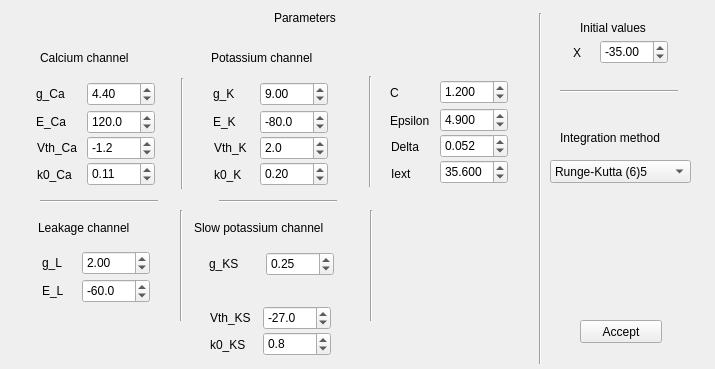
<?xml version="1.0" encoding="UTF-8"?>
<ui version="4.0">
 <class>NM_GUI_Ghigliazza_Holmes_2004</class>
 <widget class="QWidget" name="NM_GUI_Ghigliazza_Holmes_2004">
  <property name="windowModality">
   <enum>Qt::ApplicationModal</enum>
  </property>
  <property name="geometry">
   <rect>
    <x>0</x>
    <y>0</y>
    <width>715</width>
    <height>369</height>
   </rect>
  </property>
  <property name="windowTitle">
   <string>Ghigliazza-Holmes (2004) neuron model</string>
  </property>
  <widget class="QLabel" name="label_34">
   <property name="geometry">
    <rect>
     <x>36</x>
     <y>86</y>
     <width>61</width>
     <height>15</height>
    </rect>
   </property>
   <property name="text">
    <string>g_Ca</string>
   </property>
  </widget>
  <widget class="Line" name="line_9">
   <property name="geometry">
    <rect>
     <x>530</x>
     <y>13</y>
     <width>20</width>
     <height>351</height>
    </rect>
   </property>
   <property name="orientation">
    <enum>Qt::Vertical</enum>
   </property>
  </widget>
  <widget class="QDoubleSpinBox" name="doubleSpinBox_v">
   <property name="geometry">
    <rect>
     <x>600</x>
     <y>40</y>
     <width>68</width>
     <height>24</height>
    </rect>
   </property>
   <property name="decimals">
    <number>2</number>
   </property>
   <property name="minimum">
    <double>-999.000000000000000</double>
   </property>
   <property name="maximum">
    <double>999.000000000000000</double>
   </property>
   <property name="value">
    <double>-35.000000000000000</double>
   </property>
  </widget>
  <widget class="QDoubleSpinBox" name="doubleSpinBox_ek">
   <property name="geometry">
    <rect>
     <x>260</x>
     <y>110</y>
     <width>68</width>
     <height>24</height>
    </rect>
   </property>
   <property name="decimals">
    <number>1</number>
   </property>
   <property name="minimum">
    <double>-999.000000000000000</double>
   </property>
   <property name="maximum">
    <double>1000.000000000000000</double>
   </property>
   <property name="value">
    <double>-80.000000000000000</double>
   </property>
  </widget>
  <widget class="Line" name="line_6">
   <property name="geometry">
    <rect>
     <x>172</x>
     <y>78</y>
     <width>20</width>
     <height>111</height>
    </rect>
   </property>
   <property name="orientation">
    <enum>Qt::Vertical</enum>
   </property>
  </widget>
  <widget class="QLabel" name="label_47">
   <property name="geometry">
    <rect>
     <x>214</x>
     <y>167</y>
     <width>61</width>
     <height>15</height>
    </rect>
   </property>
   <property name="text">
    <string>k0_K</string>
   </property>
  </widget>
  <widget class="QLabel" name="label_88">
   <property name="geometry">
    <rect>
     <x>391</x>
     <y>139</y>
     <width>61</width>
     <height>15</height>
    </rect>
   </property>
   <property name="text">
    <string>Delta</string>
   </property>
  </widget>
  <widget class="QDoubleSpinBox" name="doubleSpinBox_gks">
   <property name="geometry">
    <rect>
     <x>266</x>
     <y>252</y>
     <width>68</width>
     <height>24</height>
    </rect>
   </property>
   <property name="minimum">
    <double>-99.000000000000000</double>
   </property>
   <property name="singleStep">
    <double>0.100000000000000</double>
   </property>
   <property name="value">
    <double>0.250000000000000</double>
   </property>
  </widget>
  <widget class="QLabel" name="label_40">
   <property name="geometry">
    <rect>
     <x>37</x>
     <y>167</y>
     <width>61</width>
     <height>15</height>
    </rect>
   </property>
   <property name="text">
    <string>k0_Ca</string>
   </property>
  </widget>
  <widget class="QDoubleSpinBox" name="doubleSpinBox_gl">
   <property name="geometry">
    <rect>
     <x>82</x>
     <y>251</y>
     <width>68</width>
     <height>24</height>
    </rect>
   </property>
   <property name="minimum">
    <double>-99.000000000000000</double>
   </property>
   <property name="singleStep">
    <double>0.100000000000000</double>
   </property>
   <property name="value">
    <double>2.000000000000000</double>
   </property>
  </widget>
  <widget class="QDoubleSpinBox" name="doubleSpinBox_gk">
   <property name="geometry">
    <rect>
     <x>260</x>
     <y>82</y>
     <width>68</width>
     <height>24</height>
    </rect>
   </property>
   <property name="minimum">
    <double>-99.000000000000000</double>
   </property>
   <property name="singleStep">
    <double>0.100000000000000</double>
   </property>
   <property name="value">
    <double>9.000000000000000</double>
   </property>
  </widget>
  <widget class="QLabel" name="label_45">
   <property name="geometry">
    <rect>
     <x>214</x>
     <y>140</y>
     <width>61</width>
     <height>15</height>
    </rect>
   </property>
   <property name="text">
    <string>Vth_K</string>
   </property>
  </widget>
  <widget class="Line" name="line_8">
   <property name="geometry">
    <rect>
     <x>360</x>
     <y>76</y>
     <width>20</width>
     <height>111</height>
    </rect>
   </property>
   <property name="orientation">
    <enum>Qt::Vertical</enum>
   </property>
  </widget>
  <widget class="QDoubleSpinBox" name="doubleSpinBox_i">
   <property name="geometry">
    <rect>
     <x>440</x>
     <y>160</y>
     <width>68</width>
     <height>24</height>
    </rect>
   </property>
   <property name="decimals">
    <number>3</number>
   </property>
   <property name="minimum">
    <double>-99.000000000000000</double>
   </property>
   <property name="singleStep">
    <double>0.100000000000000</double>
   </property>
   <property name="value">
    <double>35.600000000000001</double>
   </property>
  </widget>
  <widget class="QLabel" name="label_59">
   <property name="geometry">
    <rect>
     <x>209</x>
     <y>256</y>
     <width>61</width>
     <height>15</height>
    </rect>
   </property>
   <property name="text">
    <string>g_KS</string>
   </property>
  </widget>
  <widget class="QLabel" name="label_38">
   <property name="geometry">
    <rect>
     <x>36</x>
     <y>114</y>
     <width>61</width>
     <height>15</height>
    </rect>
   </property>
   <property name="text">
    <string>E_Ca</string>
   </property>
  </widget>
  <widget class="Line" name="line_10">
   <property name="geometry">
    <rect>
     <x>40</x>
     <y>200</y>
     <width>118</width>
     <height>3</height>
    </rect>
   </property>
   <property name="orientation">
    <enum>Qt::Horizontal</enum>
   </property>
  </widget>
  <widget class="QLabel" name="label_89">
   <property name="geometry">
    <rect>
     <x>390</x>
     <y>113</y>
     <width>61</width>
     <height>15</height>
    </rect>
   </property>
   <property name="text">
    <string>Epsilon</string>
   </property>
  </widget>
  <widget class="QDoubleSpinBox" name="doubleSpinBox_el">
   <property name="geometry">
    <rect>
     <x>82</x>
     <y>279</y>
     <width>68</width>
     <height>24</height>
    </rect>
   </property>
   <property name="decimals">
    <number>1</number>
   </property>
   <property name="minimum">
    <double>-999.000000000000000</double>
   </property>
   <property name="maximum">
    <double>999.000000000000000</double>
   </property>
   <property name="value">
    <double>-60.000000000000000</double>
   </property>
  </widget>
  <widget class="QLabel" name="label_44">
   <property name="geometry">
    <rect>
     <x>213</x>
     <y>86</y>
     <width>61</width>
     <height>15</height>
    </rect>
   </property>
   <property name="text">
    <string>g_K</string>
   </property>
  </widget>
  <widget class="QLabel" name="label_61">
   <property name="geometry">
    <rect>
     <x>210</x>
     <y>310</y>
     <width>61</width>
     <height>15</height>
    </rect>
   </property>
   <property name="text">
    <string>Vth_KS</string>
   </property>
  </widget>
  <widget class="QLabel" name="label_62">
   <property name="geometry">
    <rect>
     <x>42</x>
     <y>255</y>
     <width>61</width>
     <height>15</height>
    </rect>
   </property>
   <property name="text">
    <string>g_L</string>
   </property>
  </widget>
  <widget class="QLabel" name="label_83">
   <property name="geometry">
    <rect>
     <x>390</x>
     <y>85</y>
     <width>61</width>
     <height>15</height>
    </rect>
   </property>
   <property name="text">
    <string>C</string>
   </property>
  </widget>
  <widget class="QLabel" name="label_46">
   <property name="geometry">
    <rect>
     <x>213</x>
     <y>114</y>
     <width>61</width>
     <height>15</height>
    </rect>
   </property>
   <property name="text">
    <string>E_K</string>
   </property>
  </widget>
  <widget class="QLabel" name="label_39">
   <property name="geometry">
    <rect>
     <x>37</x>
     <y>140</y>
     <width>61</width>
     <height>15</height>
    </rect>
   </property>
   <property name="text">
    <string>Vth_Ca</string>
   </property>
  </widget>
  <widget class="QDoubleSpinBox" name="doubleSpinBox_vthks">
   <property name="geometry">
    <rect>
     <x>263</x>
     <y>306</y>
     <width>68</width>
     <height>24</height>
    </rect>
   </property>
   <property name="decimals">
    <number>1</number>
   </property>
   <property name="minimum">
    <double>-99.000000000000000</double>
   </property>
   <property name="singleStep">
    <double>0.100000000000000</double>
   </property>
   <property name="value">
    <double>-27.000000000000000</double>
   </property>
  </widget>
  <widget class="QDoubleSpinBox" name="doubleSpinBox_eca">
   <property name="geometry">
    <rect>
     <x>87</x>
     <y>110</y>
     <width>68</width>
     <height>24</height>
    </rect>
   </property>
   <property name="decimals">
    <number>1</number>
   </property>
   <property name="maximum">
    <double>1000.000000000000000</double>
   </property>
   <property name="singleStep">
    <double>1.000000000000000</double>
   </property>
   <property name="value">
    <double>120.000000000000000</double>
   </property>
  </widget>
  <widget class="QDoubleSpinBox" name="doubleSpinBox_epsilon">
   <property name="geometry">
    <rect>
     <x>440</x>
     <y>108</y>
     <width>68</width>
     <height>24</height>
    </rect>
   </property>
   <property name="decimals">
    <number>3</number>
   </property>
   <property name="minimum">
    <double>-99.000000000000000</double>
   </property>
   <property name="singleStep">
    <double>0.100000000000000</double>
   </property>
   <property name="value">
    <double>4.900000000000000</double>
   </property>
  </widget>
  <widget class="QDoubleSpinBox" name="doubleSpinBox_vthk">
   <property name="geometry">
    <rect>
     <x>260</x>
     <y>136</y>
     <width>68</width>
     <height>24</height>
    </rect>
   </property>
   <property name="decimals">
    <number>1</number>
   </property>
   <property name="minimum">
    <double>-99.000000000000000</double>
   </property>
   <property name="singleStep">
    <double>0.100000000000000</double>
   </property>
   <property name="value">
    <double>2.000000000000000</double>
   </property>
  </widget>
  <widget class="QDoubleSpinBox" name="doubleSpinBox_vthca">
   <property name="geometry">
    <rect>
     <x>87</x>
     <y>136</y>
     <width>68</width>
     <height>24</height>
    </rect>
   </property>
   <property name="decimals">
    <number>1</number>
   </property>
   <property name="minimum">
    <double>-99.000000000000000</double>
   </property>
   <property name="singleStep">
    <double>0.100000000000000</double>
   </property>
   <property name="value">
    <double>-1.200000000000000</double>
   </property>
  </widget>
  <widget class="QLabel" name="label_65">
   <property name="geometry">
    <rect>
     <x>210</x>
     <y>337</y>
     <width>61</width>
     <height>15</height>
    </rect>
   </property>
   <property name="text">
    <string>k0_KS</string>
   </property>
  </widget>
  <widget class="QLabel" name="label_90">
   <property name="geometry">
    <rect>
     <x>391</x>
     <y>166</y>
     <width>61</width>
     <height>15</height>
    </rect>
   </property>
   <property name="text">
    <string>Iext</string>
   </property>
  </widget>
  <widget class="QDoubleSpinBox" name="doubleSpinBox_gca">
   <property name="geometry">
    <rect>
     <x>87</x>
     <y>82</y>
     <width>68</width>
     <height>24</height>
    </rect>
   </property>
   <property name="minimum">
    <double>-99.000000000000000</double>
   </property>
   <property name="singleStep">
    <double>0.100000000000000</double>
   </property>
   <property name="value">
    <double>4.400000000000000</double>
   </property>
  </widget>
  <widget class="QDoubleSpinBox" name="doubleSpinBox_Cm">
   <property name="geometry">
    <rect>
     <x>440</x>
     <y>80</y>
     <width>68</width>
     <height>24</height>
    </rect>
   </property>
   <property name="decimals">
    <number>3</number>
   </property>
   <property name="minimum">
    <double>-99.000000000000000</double>
   </property>
   <property name="singleStep">
    <double>0.100000000000000</double>
   </property>
   <property name="value">
    <double>1.200000000000000</double>
   </property>
  </widget>
  <widget class="QDoubleSpinBox" name="doubleSpinBox_kk">
   <property name="geometry">
    <rect>
     <x>260</x>
     <y>162</y>
     <width>68</width>
     <height>24</height>
    </rect>
   </property>
   <property name="minimum">
    <double>-99.000000000000000</double>
   </property>
   <property name="singleStep">
    <double>0.100000000000000</double>
   </property>
   <property name="value">
    <double>0.200000000000000</double>
   </property>
  </widget>
  <widget class="QDoubleSpinBox" name="doubleSpinBox_kks">
   <property name="geometry">
    <rect>
     <x>263</x>
     <y>332</y>
     <width>68</width>
     <height>24</height>
    </rect>
   </property>
   <property name="decimals">
    <number>1</number>
   </property>
   <property name="minimum">
    <double>-99.000000000000000</double>
   </property>
   <property name="singleStep">
    <double>0.100000000000000</double>
   </property>
   <property name="value">
    <double>0.800000000000000</double>
   </property>
  </widget>
  <widget class="QDoubleSpinBox" name="doubleSpinBox_delta">
   <property name="geometry">
    <rect>
     <x>440</x>
     <y>134</y>
     <width>68</width>
     <height>24</height>
    </rect>
   </property>
   <property name="decimals">
    <number>3</number>
   </property>
   <property name="minimum">
    <double>-99.000000000000000</double>
   </property>
   <property name="singleStep">
    <double>0.001000000000000</double>
   </property>
   <property name="value">
    <double>0.052000000000000</double>
   </property>
  </widget>
  <widget class="QDoubleSpinBox" name="doubleSpinBox_kca">
   <property name="geometry">
    <rect>
     <x>87</x>
     <y>162</y>
     <width>68</width>
     <height>24</height>
    </rect>
   </property>
   <property name="minimum">
    <double>-99.000000000000000</double>
   </property>
   <property name="singleStep">
    <double>0.100000000000000</double>
   </property>
   <property name="value">
    <double>0.110000000000000</double>
   </property>
  </widget>
  <widget class="QLabel" name="label_84">
   <property name="geometry">
    <rect>
     <x>42</x>
     <y>283</y>
     <width>61</width>
     <height>15</height>
    </rect>
   </property>
   <property name="text">
    <string>E_L</string>
   </property>
  </widget>
  <widget class="Line" name="line_7">
   <property name="geometry">
    <rect>
     <x>171</x>
     <y>210</y>
     <width>20</width>
     <height>111</height>
    </rect>
   </property>
   <property name="orientation">
    <enum>Qt::Vertical</enum>
   </property>
  </widget>
  <widget class="QLabel" name="label_91">
   <property name="geometry">
    <rect>
     <x>573</x>
     <y>45</y>
     <width>61</width>
     <height>15</height>
    </rect>
   </property>
   <property name="text">
    <string>X</string>
   </property>
  </widget>
  <widget class="QLabel" name="label">
   <property name="geometry">
    <rect>
     <x>40</x>
     <y>50</y>
     <width>111</width>
     <height>16</height>
    </rect>
   </property>
   <property name="text">
    <string>Calcium channel</string>
   </property>
  </widget>
  <widget class="QLabel" name="label_2">
   <property name="geometry">
    <rect>
     <x>211</x>
     <y>50</y>
     <width>131</width>
     <height>16</height>
    </rect>
   </property>
   <property name="text">
    <string>Potassium channel</string>
   </property>
  </widget>
  <widget class="QLabel" name="label_3">
   <property name="geometry">
    <rect>
     <x>194</x>
     <y>220</y>
     <width>161</width>
     <height>16</height>
    </rect>
   </property>
   <property name="text">
    <string>Slow potassium channel</string>
   </property>
  </widget>
  <widget class="QLabel" name="label_4">
   <property name="geometry">
    <rect>
     <x>38</x>
     <y>220</y>
     <width>111</width>
     <height>16</height>
    </rect>
   </property>
   <property name="text">
    <string>Leakage channel</string>
   </property>
  </widget>
  <widget class="Line" name="line_11">
   <property name="geometry">
    <rect>
     <x>219</x>
     <y>200</y>
     <width>118</width>
     <height>3</height>
    </rect>
   </property>
   <property name="orientation">
    <enum>Qt::Horizontal</enum>
   </property>
  </widget>
  <widget class="Line" name="line_12">
   <property name="geometry">
    <rect>
     <x>361</x>
     <y>210</y>
     <width>20</width>
     <height>111</height>
    </rect>
   </property>
   <property name="orientation">
    <enum>Qt::Vertical</enum>
   </property>
  </widget>
  <widget class="QLabel" name="label_5">
   <property name="geometry">
    <rect>
     <x>274</x>
     <y>10</y>
     <width>101</width>
     <height>16</height>
    </rect>
   </property>
   <property name="text">
    <string>Parameters</string>
   </property>
  </widget>
  <widget class="QLabel" name="label_6">
   <property name="geometry">
    <rect>
     <x>580</x>
     <y>20</y>
     <width>111</width>
     <height>16</height>
    </rect>
   </property>
   <property name="text">
    <string>Initial values</string>
   </property>
  </widget>
  <widget class="QPushButton" name="pushButton_accept">
   <property name="geometry">
    <rect>
     <x>580</x>
     <y>320</y>
     <width>82</width>
     <height>23</height>
    </rect>
   </property>
   <property name="text">
    <string>Accept</string>
   </property>
  </widget>
  <widget class="QComboBox" name="comboBoxIntegrationMethod">
   <property name="enabled">
    <bool>true</bool>
   </property>
   <property name="geometry">
    <rect>
     <x>550</x>
     <y>160</y>
     <width>141</width>
     <height>23</height>
    </rect>
   </property>
   <property name="currentIndex">
    <number>3</number>
   </property>
   <item>
    <property name="text">
     <string>Euler</string>
    </property>
   </item>
   <item>
    <property name="text">
     <string>Heun</string>
    </property>
   </item>
   <item>
    <property name="text">
     <string>Runge-Kutta 4</string>
    </property>
   </item>
   <item>
    <property name="text">
     <string>Runge-Kutta (6)5</string>
    </property>
   </item>
  </widget>
  <widget class="QLabel" name="label_7">
   <property name="geometry">
    <rect>
     <x>560</x>
     <y>130</y>
     <width>141</width>
     <height>16</height>
    </rect>
   </property>
   <property name="text">
    <string>Integration method</string>
   </property>
  </widget>
  <widget class="Line" name="line_13">
   <property name="geometry">
    <rect>
     <x>560</x>
     <y>90</y>
     <width>118</width>
     <height>3</height>
    </rect>
   </property>
   <property name="orientation">
    <enum>Qt::Horizontal</enum>
   </property>
  </widget>
 </widget>
 <resources/>
 <connections/>
</ui>
